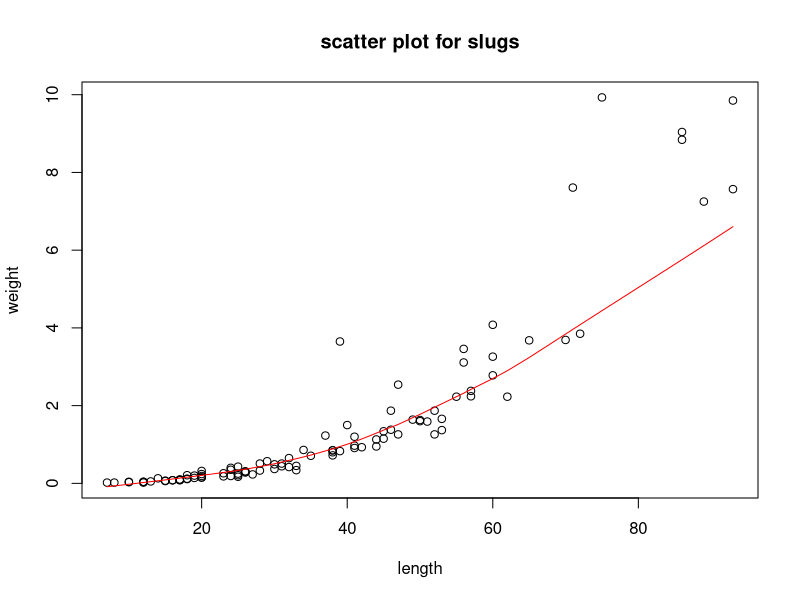
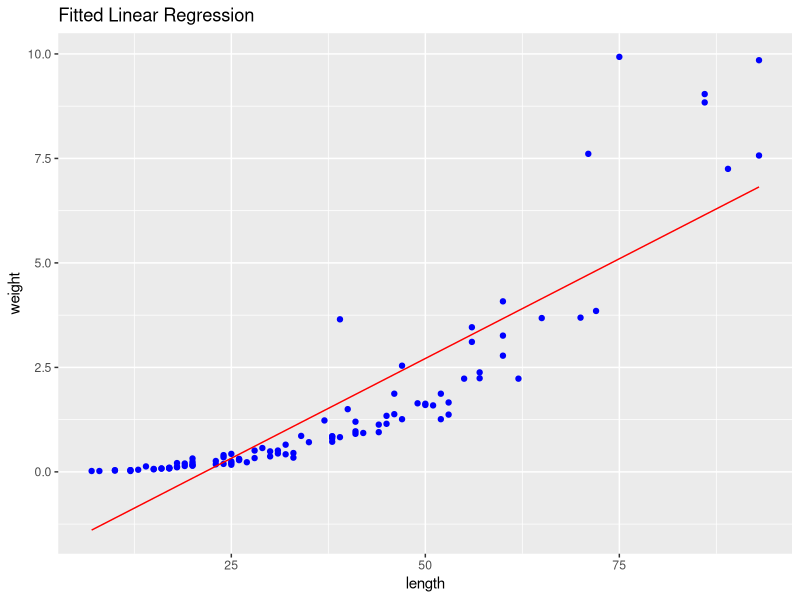
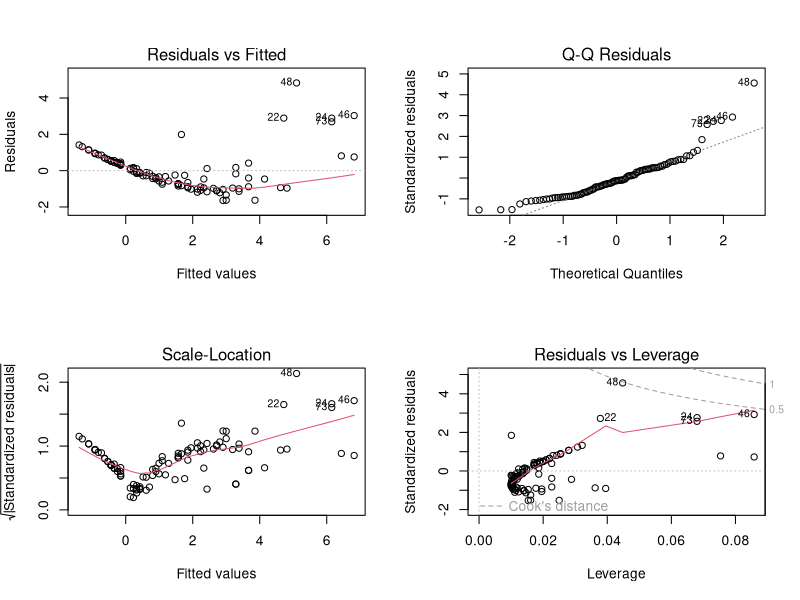
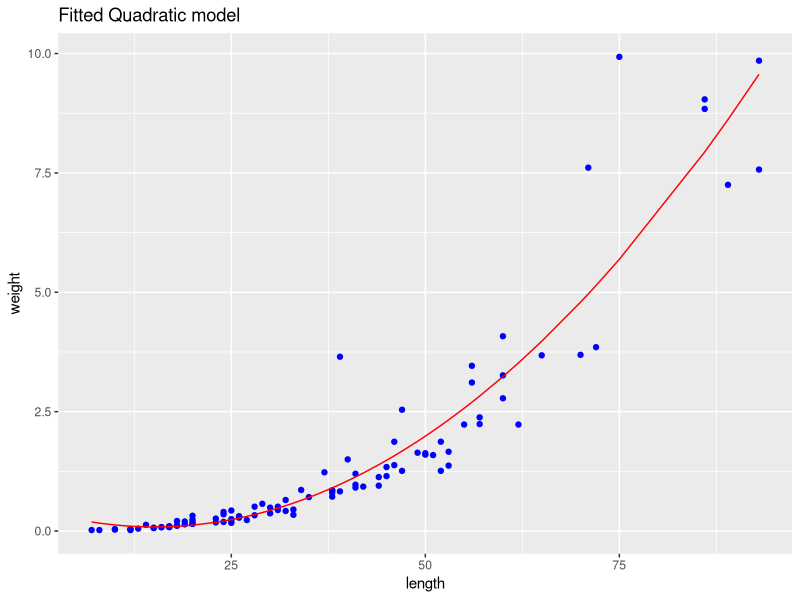
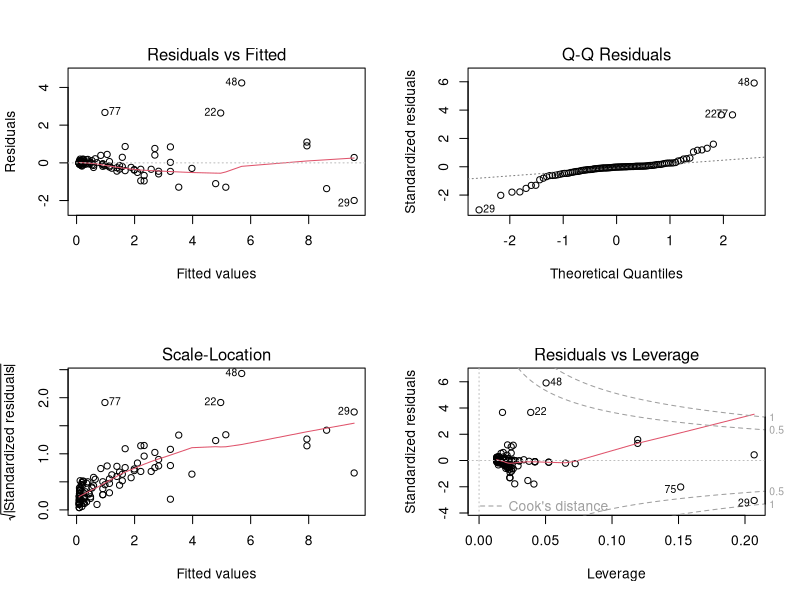

These figures' R source, in order: (Note: this script raises an error after producing the figures.)
## ---- chunk 1
knitr::opts_chunk$set(echo = TRUE)
## ---- chunk 2
library(tidyverse)

df <- read.csv("./data/slugs.csv")

with(df,plot(length,weight,type="p",xlab="length",ylab="weight",main="scatter plot for slugs"))

with(df,lines(lowess(length,weight),col="red"))



## ---- chunk 3

lm_fit <- lm(weight~length,df)

summary(lm_fit)


fitted_values <- fitted(lm_fit)

# Create data frame with x and fitted values
df_fitted <- data.frame(x = df$length, y_fitted = fitted_values)

# Plot original data points and fitted values
ggplot() +
  geom_point(data = df, aes(x = length, y = weight), color = "blue") +  # Original data points
  geom_line(data = df_fitted, aes(x = x, y = y_fitted), color = "red") +  # Fitted values
  labs(title = "Fitted Linear Regression", x = "length", y = "weight")  # Labels and title

## ---- chunk 4
old.par = par(mfrow = c(2, 2))
plot(lm_fit,id.n = 5)
par(old.par)

print(shapiro.test(residuals(lm_fit)))
## ---- chunk 5
library(car)
quad_fit <- lm( weight ~ length + I(length^2) ,data=df)
summary(quad_fit)

fitted_values <- fitted(quad_fit)

# Create data frame with x and fitted values
df_fitted <- data.frame(x = df$length, y_fitted = fitted_values)

# Plot original data points and fitted values
ggplot() +
  geom_point(data = df, aes(x = length, y = weight), color = "blue") +  # Original data points
  geom_line(data = df_fitted, aes(x = x, y = y_fitted), color = "red") +  # Fitted values
  labs(title = "Fitted Quadratic model", x = "length", y = "weight")  # Labels and title

old.par = par(mfrow = c(2, 2))
plot(quad_fit,id.n = 4)
par(old.par)

qqPlot(quad_fit)
#print(shapiro.test(residuals(quad_fit)))
## ---- chunk 6
df <- df %>% mutate(logweight=log(weight),
                    loglength = log(length))

log_fit <- lm(logweight ~ loglength, data=df)

summary(log_fit)

fitted_values <- fitted(log_fit)

# Create data frame with x and fitted values
df_fitted <- data.frame(x = df$loglength, y_fitted = fitted_values)

# Plot original data points and fitted values
ggplot() +
  geom_point(data = df, aes(x = loglength, y = logweight), color = "blue") +  # Original data points
  geom_line(data = df_fitted, aes(x = x, y = y_fitted), color = "red") +  # Fitted values
  labs(title = "fit Straight line model after log transform", x = "log length", y = "log weight")  


old.par = par(mfrow = c(2, 2))
plot(log_fit,id.n = 4)
par(old.par)

qqPlot(log_fit)

## ---- chunk 7

exp(predict(log_fit,newdata = data.frame(loglength=log(10)),interval = "confidence"))

## ---- chunk 8

exp(predict(log_fit,newdata = data.frame(loglength=log(10)),interval = "prediction"))

## ---- chunk 9


newdata <- data.frame(loglength = seq(min(df$loglength), max(df$loglength), length.out = 100))  
predictions <- predict(log_fit, newdata, interval = "confidence") # for CIs  
predictions_pi <- predict(log_fit, newdata, interval = "prediction") # for PIs  
  
# Combine CIs and PIs with newdata  
newdata_ci <- data.frame(x = newdata$loglength, ymin = predictions[, "lwr"], ymax = predictions[, "upr"])  
newdata_pi <- data.frame(x = newdata$loglength, ymin_pi = predictions_pi[, "lwr"], ymax_pi = predictions_pi[, "upr"])  
# Plot original data points and fitted values
ggplot() +
  geom_point(data = df, aes(x = loglength, y = logweight)) +  # Original data points
  geom_line(data = df_fitted, aes(x = x, y = y_fitted), color = "red") +  # Fitted values
  geom_line(data = newdata_ci,aes(x = x, y = ymin),color="blue",lty = 2)+
  geom_line(data = newdata_ci,aes(x = x, y = ymax),color="blue",lty = 2)+
  geom_line(data = newdata_pi,aes(x = x, y = ymin_pi),color="green",lty = 2)+
  geom_line(data = newdata_pi,aes(x = x, y = ymax_pi),color="green",lty = 2)+
  labs(title = "Regression Model(log) with Confidence and Prediction Intervals", x = "log length", y = "log weight")
  
newdata <- data.frame(length = seq(min(df$length), max(df$length), length.out = 100)) 
predictions <- exp(predict(log_fit, newdata=data.frame(loglength=log(newdata$length)), interval = "confidence") )# for CIs  
predictions_pi <- exp(predict(log_fit, newdata=data.frame(loglength=log(newdata$length)), interval = "prediction")) # for PIs  
# Combine CIs and PIs with newdata  
newdata_ci <- data.frame(x = newdata$length, ymin = predictions[, "lwr"], ymax = predictions[, "upr"])  
newdata_pi <- data.frame(x = newdata$length, ymin_pi = predictions_pi[, "lwr"], ymax_pi = predictions_pi[, "upr"])  

# Plot original data points and fitted values
fitted_values <- exp(fitted(log_fit))

# Create data frame with x and fitted values
df_fitted <- data.frame(x = df$length, y_fitted = fitted_values)

ggplot() +
  geom_point(data = df, aes(x = length, y = weight)) +  # Original data points
  geom_line(data = df_fitted, aes(x = x, y = y_fitted), color = "red") +  # Fitted values
  geom_line(data = newdata_ci,aes(x = x, y = ymin),color="blue",lty = 2)+
  geom_line(data = newdata_ci,aes(x = x, y = ymax),color="blue",lty = 2)+
  geom_line(data = newdata_pi,aes(x = x, y = ymin_pi),color="green",lty = 2)+
  geom_line(data = newdata_pi,aes(x = x, y = ymax_pi),color="green",lty = 2)+
  labs(title = "back-transformed Model with Confidence and Prediction Intervals", x = "length", y = "weight")

